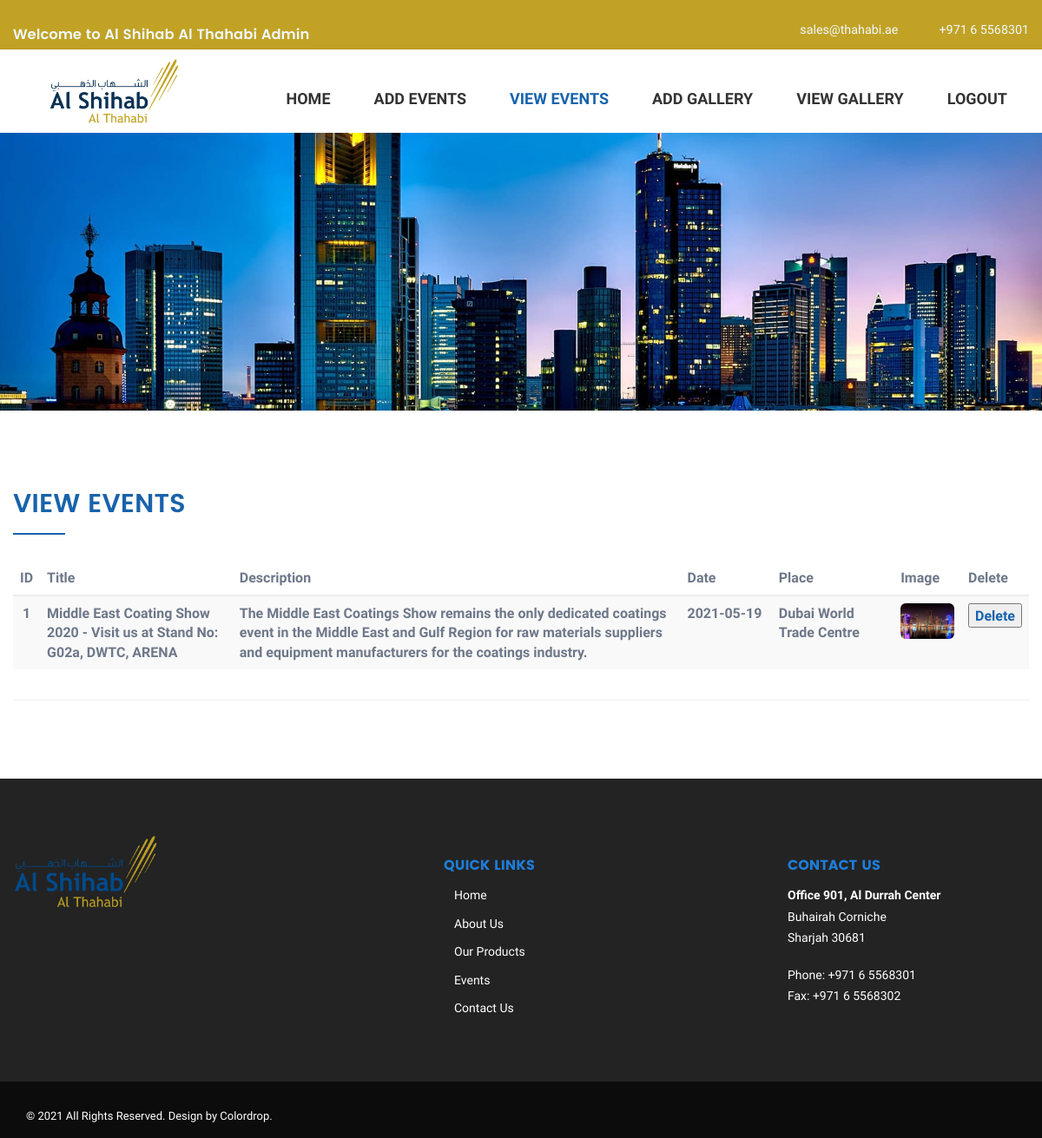
/viewevent (signed in), run on the app's committed database.
### user/models.py (models this page shows)
class AddEvent(models.Model):
    title = models.CharField(max_length=100,default="")
    description = models.CharField(max_length=500,default="")
    date = models.CharField(max_length=100,default=False)
    place = models.CharField(max_length=100,default="")
    image = models.FileField( upload_to='photos')

### user/views.py (the view)
# urls.py: path('viewevent', views.viewevent, name='viewevent'),
def viewevent(request):
    if request.session.has_key('lid'):
        a=request.session['lid']
        template = 'viewevent.html'
        form = AddEvent.objects.all()
        context = {"form": form}
        return render(request, template, context)
    else:
        return HttpResponseRedirect('login')

### templates/viewevent.html (shortened to what this page needs)
{% load static %}
<!DOCTYPE html>
<html lang="zxx">
<head>
	<link rel="stylesheet" type="text/css" href="static/css/vendor.bundle.css">
	<link id="style-css" rel="stylesheet" type="text/css" href="static/css/style62ea.css?ver=1.2">
</head>
<body class="site-body style-v1">
	<header class="site-header header-s1 is-sticky">
		<div class="topbar" style="background-color: #c1a225;">
			<div class="container">
				<div class="row">
					<div class="top-aside top-left">
						<h4 style="color: aliceblue;margin-top: 7%;">Welcome to Al Shihab Al Thahabi Admin</h4>
					</div>
					<div class="top-aside top-right clearfix">
						<ul class="top-contact clearfix">
							<li class="t-email t-email1">
								<em class="fa fa-envelope-o" aria-hidden="true" style="color: aliceblue;"></em>
								<span style="color: aliceblue;"><a href="#">sales@thahabi.ae</a></span>
							</li>
							<li class="t-phone t-phone1">
								<em class="fa fa-phone" aria-hidden="true" style="color: aliceblue;"></em>
								<span style="color: aliceblue;">+971 6 5568301</span>
							</li>
						</ul>
					</div>
				</div>
			</div>
		</div>
		<div class="navbar navbar-primary">
			<div class="container">
				<a class="navbar-brand" href="index1">
					<img class="logo logo-dark" alt="" src="static/image/LOGO-01-01.png" >
				</a>
				<nav class="navbar-collapse collapse" id="mainnav">
					<ul class="nav navbar-nav" >
						<li class="dropdown megamenu megamenu-short"><a href="index2">Home</a></li>
										<li><a href="eventform">Add Events</a></li>
										<li><a href="viewevent">View Events</a></li>
								<li><a href="imageupload">Add Gallery</a></li>
								<li><a href="viewgallery">View Gallery</a></li>
							<li><a href="logout_view">Logout</a></li>
							</ul>
				</nav>
			</div>
		</div>
		<div class="banner banner-static">
			<div class="container">
				<div class="content row">
					<div class="imagebg">
					</div>
				</div>
			</div>
		</div>
	</header>
	<div class="section secion-contents section-pad">
	<div class="container">
			<div class="content row">
		<div class="content-section">
					<h2 class="heading-section with-line">View Events</h2>
					<div class="table-responsive">
						<table class="table table-striped">
							<thead>
								<tr>
									<th class="text-center" scope="col">ID</th>
									<th class="text-left" scope="col">Title</th>
									<th class="text-left" scope="col">Description</th>
									<th class="text-left" scope="col" style="width: 9%;">Date</th>
									<th class="text-left" scope="col" style="width: 12%;">Place</th>
									<th class="text-left" scope="col">Image</th>
									<th class="text-left" scope="col">Delete</th>
								</tr>
							</thead>
							<tbody>
							 {% for i in form %}
								<tr>
									<th class="text-center" scope="row">{{forloop.counter}}</th>
									<th class="text-left" scope="row">{{ i.title }}</th>
									<th class="text-left" scope="row">{{ i.description }}</th>
									<th class="text-left" scope="row">{{ i.date }}</th>
									<th class="text-left" scope="row">{{ i.place }}</th>
									<th class="text-left" scope="row"><img src ="{{ i.image.url}}" width="100" height="90"></th>
									<th class="text-left" scope="row">
										<button><a href="/deleteevent?eventid={{i.id}}" METHOD="GET" onclick="return confirm('Are you sure? you want to delete?');">
										Delete</button>
									</th>
								</tr>
								{% endfor %}
							</tbody>
						</table>
					</div>
					<hr>
				</div>
				</div>
				</div>
				</div>
	<div class="footer-widget section-pad" style="padding-bottom: 3%;">
		<div class="container">
			<div class="row">
				<div class="widget-row row">
					<div class="footer-col col-md-4 col-sm-6 res-m-bttm">
						<div class="wgs wgs-footer wgs-menu">
							<img src="static/image/logo1.png" style="max-width: 45%;margin-top: -7%;"><br>
						</div>
					</div>
					<div class="footer-col col-md-3 col-sm-6 res-m-bttm" >
						<div class="wgs wgs-footer wgs-menu" >
							<h5 class="wgs-title">Quick Links</h5>
							<div class="wgs-content">
								<ul class="menu">
									<li><a href="index">Home</a></li>
									<li><a href="about">About Us</a></li>
									<li><a href="services">Our Products</a></li>
									<li><a href="events">Events</a></li>
									<li><a href="contact">Contact Us</a></li>
								</ul>
							</div>
						</div>
					</div>
 					<div class="footer-col col-md-3 col-sm-6">
						<div class="wgs wgs-footer">
							<h5 class="wgs-title">Contact us</h5>
							<div class="wgs-content">
								<p><strong>Office 901, Al Durrah Center</strong><br>
									Buhairah Corniche <br>
									Sharjah 30681</p>
								<p><span>Phone</span>: +971 6 5568301<br>
									<span>Fax</span>: +971 6 5568302
									</p>
								<ul class="social">
									<li><a href="https://www.youtube.com/channel/UCok-JmU7tv6DTzrl8F4B4FQ"><em class="fa fa-youtube-play" aria-hidden="true"></em></a></li>
									<li><a href="https://www.linkedin.com/company/shihab/?trk=similar-companies_org_title"><em class="fa fa-linkedin" aria-hidden="true"></em></a></li>
									<li><a href="https://www.instagram.com/alshihab.althahabi/"><em class="fa fa-instagram" aria-hidden="true"></em></a></li>
								</ul>
							</div>
						</div>
					</div>
				</div>
			</div>
		</div>
	</div>
	<div class="copyright">
		<div class="container">
			<div class="row">
				<div class="site-copy col-sm-7">
					<p class="mb-0" data-aos="fade-right" data-aos-offset="0">&copy; 2021 All Rights Reserved. Design by <a href="https://freehtml5.co/multipurpose" target="_blank" class="fh5-link">Colordrop</a>.</p>
			</div>
		</div>
	</div>
</body>
</html>

### data on the page
AddEvent: title "Middle East Coating Show 2020 - Visit us at Stand No: G02a, DWTC, ARENA", description "The Middle East Coatings Show remains the only dedicated coatings event in the Middle East and Gulf Region for raw materials suppliers and equipment manufacturers for the coatings industry.", date "2021-05-19", place "Dubai World Trade Centre", image (picture)
